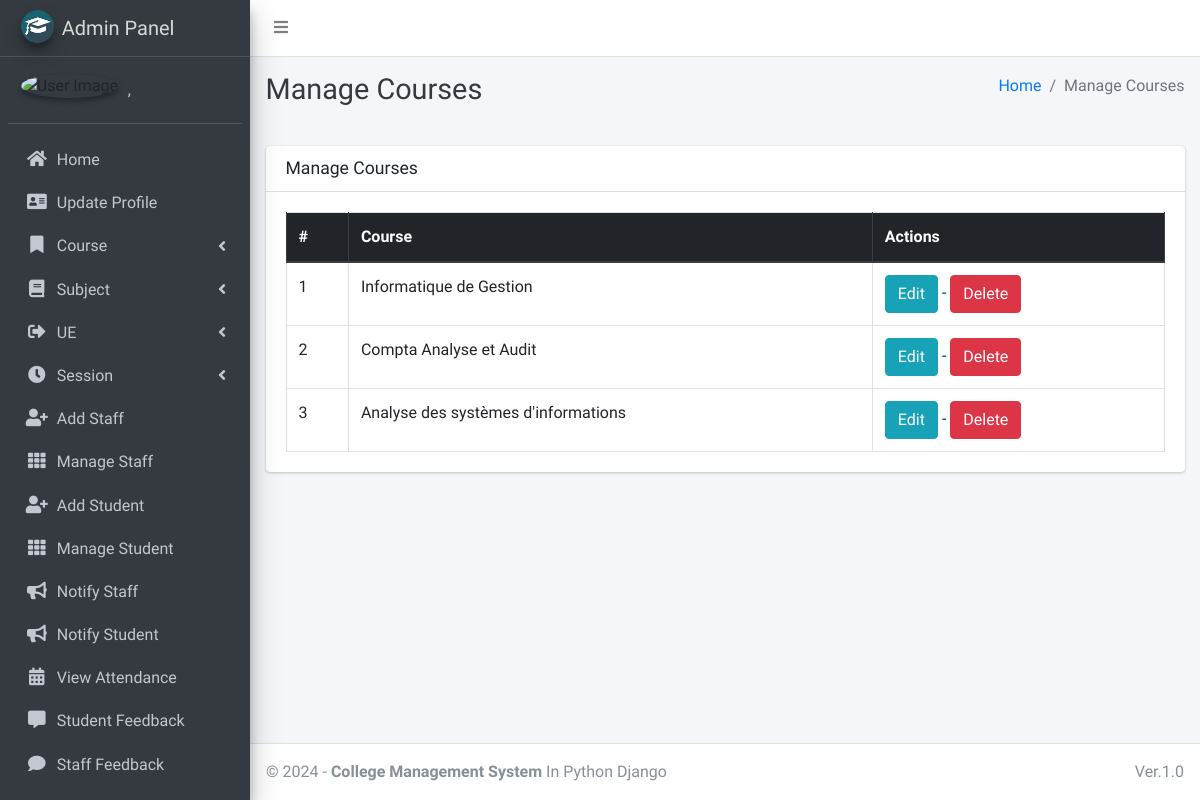
/course/manage/ (signed in), run on an earlier commit of the app's database.
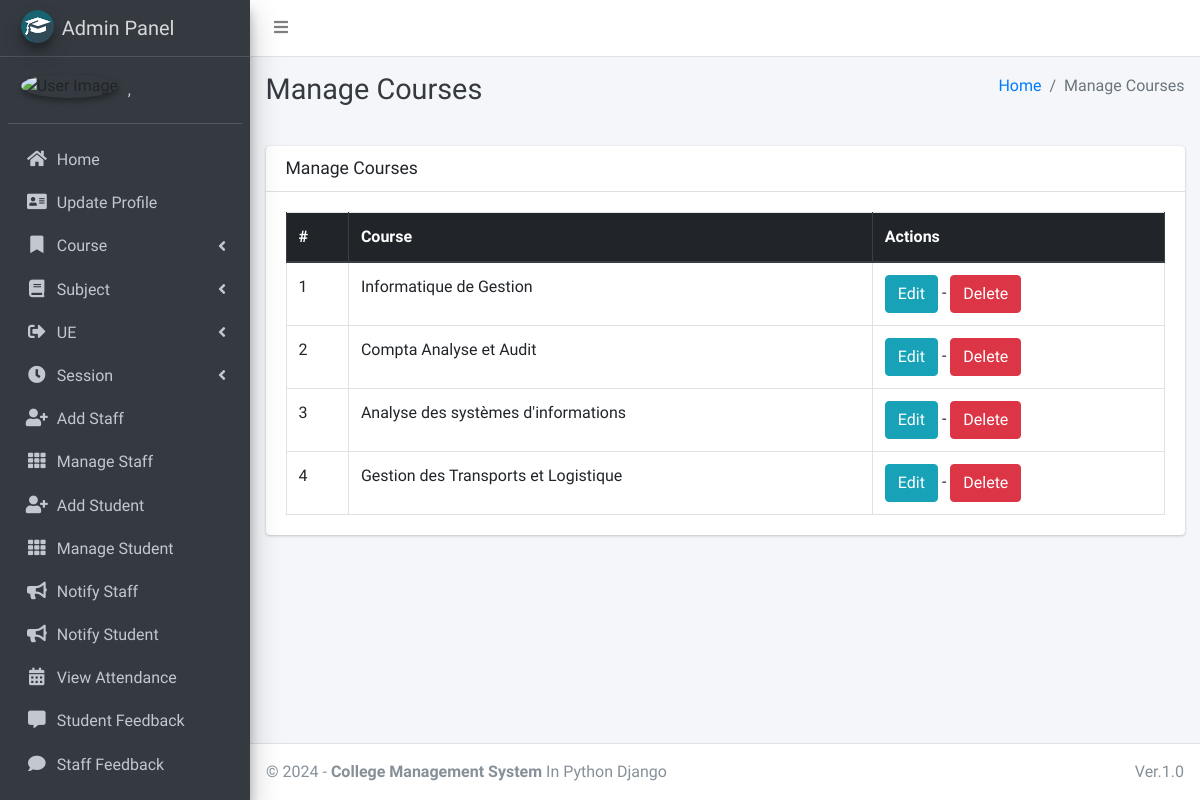
And on a later commit of the database.
### main_app/models.py (models this page shows, shortened)
class Course(models.Model):
    name = models.CharField(max_length=120)
    cycle = models.ForeignKey(Cycle, on_delete=models.DO_NOTHING, null=True)
    created_at = models.DateTimeField(auto_now_add=True)
    updated_at = models.DateTimeField(auto_now=True)

### main_app/hod_views.py (the view)
# urls.py: path("course/manage/", hod_views.manage_course, name='manage_course'),
def manage_course(request):
    courses = Course.objects.all()
    context = {
        'courses': courses,
        'page_title': 'Manage Courses'
    }
    return render(request, "hod_template/manage_course.html", context)

### main_app/models.py (called while the page is built)
    def __str__(self):
        return self.last_name + ", " + self.first_name

### main_app/templates/hod_template/manage_course.html
{% extends 'main_app/base.html' %}
{% load static %}
{% block page_title %}{{page_title}}{% endblock page_title %}
{% block content %}
<section class="content">
    <div class="container-fluid">
        <div class="row">
            <div class="col-md-12">
                <div class="card">
                    <div class="card-header">
                        <h3 class="card-title">{{page_title}}</h3>
                    </div>
                    <div class="card-body">
                        <table id="example2" class="table table-bordered table-hover">
                            <thead class="thead-dark">
                                <tr>
                                    <th>#</th>
                                    <th>Course</th>
                                    <th>Actions</th>
                                </tr>
                            </thead>
                            <tbody>
                                {% for course in courses %}
                                <tr>
                                    <td>{{ forloop.counter }}</td>
                                    <td>{{course.name}}</td>
                                    <td>
                                        <a href="{% url 'edit_course' course.id %}" class="btn btn-info">Edit</a> -
                                        <a href="{% url 'delete_course' course.id %}" onclick="return confirm('Are you sure you want to delete this course ?')" class="btn btn-danger">Delete</a>
                                    </td>
                                </tr>
                                {% endfor %}
                            </tbody>
                        </table>
                    </div>
                </div>
            </div>
        </div>
    </div>
</section>
{% endblock content %}

What changed in the data, as far as the page shows it:
added Course: name "Gestion des Transports et Logistique"
